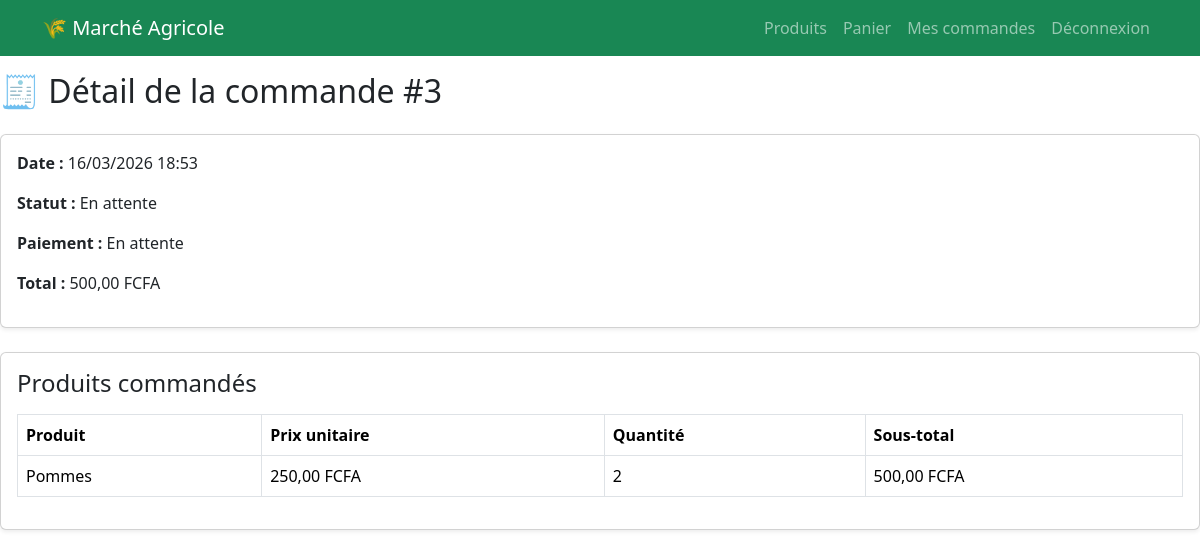
Page /commandes/mes-commandes/3/ (signed in) on the committed database.
### commandes/models.py (models this page shows, shortened)
class Commande(models.Model):
    STATUT_CHOICES = (
        ('en_attente', 'En attente'),
        ('confirmee', 'Confirmée'),
        ('expediee', 'Expédiée'),
        ('livree', 'Livrée'),
        ('annulee', 'Annulée'),
    )
    MODE_PAIEMENT_CHOICES = (
        ('wave', 'Wave'),
        ('orange_money', 'Orange Money'),
        ('cash_on_delivery', 'Paiement à la livraison'),
    )
    STATUT_PAIEMENT_CHOICES = (
        ('en_attente', 'En attente'),
        ('paye', 'Payé'),
        ('echoue', 'Échoué'),
    )
    client = models.ForeignKey(
        settings.AUTH_USER_MODEL,
        on_delete=models.CASCADE,
        related_name='commandes'
    )
    date_commande = models.DateTimeField(default=timezone.now)
    statut = models.CharField(max_length=20, choices=STATUT_CHOICES, default='en_attente')
    total = models.DecimalField(max_digits=12, decimal_places=2, default=0)
    mode_paiement = models.CharField(
        max_length=30,
        choices=MODE_PAIEMENT_CHOICES,
        default='cash_on_delivery'
    )
    statut_paiement = models.CharField(
        max_length=20,
        choices=STATUT_PAIEMENT_CHOICES,
        default='en_attente'
    )
    reference_paiement = models.CharField(max_length=100, blank=True, null=True)
    class Meta:
        ordering = ['-date_commande']
        verbose_name = "Commande"
        verbose_name_plural = "Commandes"

class CommandeItem(models.Model):
    commande = models.ForeignKey(
        Commande,
        on_delete=models.CASCADE,
        related_name='items'
    )
    produit = models.ForeignKey(
        Produit,
        on_delete=models.CASCADE,
        related_name='commande_items'
    )
    quantite = models.PositiveIntegerField(default=1)
    prix_unitaire = models.DecimalField(max_digits=10, decimal_places=2)
    class Meta:
        verbose_name = "Ligne de commande"
        verbose_name_plural = "Lignes de commande"
    def sous_total(self):
        return self.prix_unitaire * self.quantite

### produits/models.py (models this page shows, shortened)
class Produit(models.Model):
    agriculteur = models.ForeignKey(
        settings.AUTH_USER_MODEL,
        on_delete=models.CASCADE,
        related_name='produits'
    )
    nom = models.CharField(max_length=200)
    description = models.TextField()
    prix = models.DecimalField(max_digits=10, decimal_places=2)
    quantite_stock = models.PositiveIntegerField(default=0)
    image = models.ImageField(upload_to='produits/', blank=True, null=True)
    disponible = models.BooleanField(default=True)
    date_creation = models.DateTimeField(auto_now_add=True)

### commandes/views.py (the view)
# urls.py: path('mes-commandes/<int:commande_id>/', detail_commande, name='detail_commande'),
@login_required
def detail_commande(request, commande_id):
    commande = get_object_or_404(Commande, id=commande_id, client=request.user)
    return render(request, 'commandes/detail_commande.html', {
        'commande': commande
    })

### utilisateurs/models.py (called while the page is built)
    def est_agriculteur(self):
        return self.type_utilisateur == 'agriculteur'

### templates/commandes/detail_commande.html
{% extends 'base.html' %}
{% block content %}
<h2 class="mb-4">🧾 Détail de la commande #{{ commande.id }}</h2>
<div class="card shadow-sm mb-4">
    <div class="card-body">
        <p><strong>Date :</strong> {{ commande.date_commande|date:"d/m/Y H:i" }}</p>
        <p><strong>Statut :</strong> {{ commande.get_statut_display }}</p>
        <p><strong>Paiement :</strong> {{ commande.get_statut_paiement_display }}</p>
        <p><strong>Total :</strong> {{ commande.total }} FCFA</p>
    </div>
</div>
<div class="card shadow-sm">
    <div class="card-body">
        <h4>Produits commandés</h4>
        <table class="table table-bordered mt-3">
            <thead>
                <tr>
                    <th>Produit</th>
                    <th>Prix unitaire</th>
                    <th>Quantité</th>
                    <th>Sous-total</th>
                </tr>
            </thead>
            <tbody>
                {% for item in commande.items.all %}
                <tr>
                    <td>{{ item.produit.nom }}</td>
                    <td>{{ item.prix_unitaire }} FCFA</td>
                    <td>{{ item.quantite }}</td>
                    <td>{{ item.sous_total }} FCFA</td>
                </tr>
                {% endfor %}
            </tbody>
        </table>
    </div>
</div>
{% endblock %}

### rows in the picture
Commande: id "3", date_commande "16/03/2026 18:53", statut "En attente", statut_paiement "En attente", total "500,00"
CommandeItem: produit.nom "Pommes", prix_unitaire "250,00", quantite "2", sous_total "500,00"
